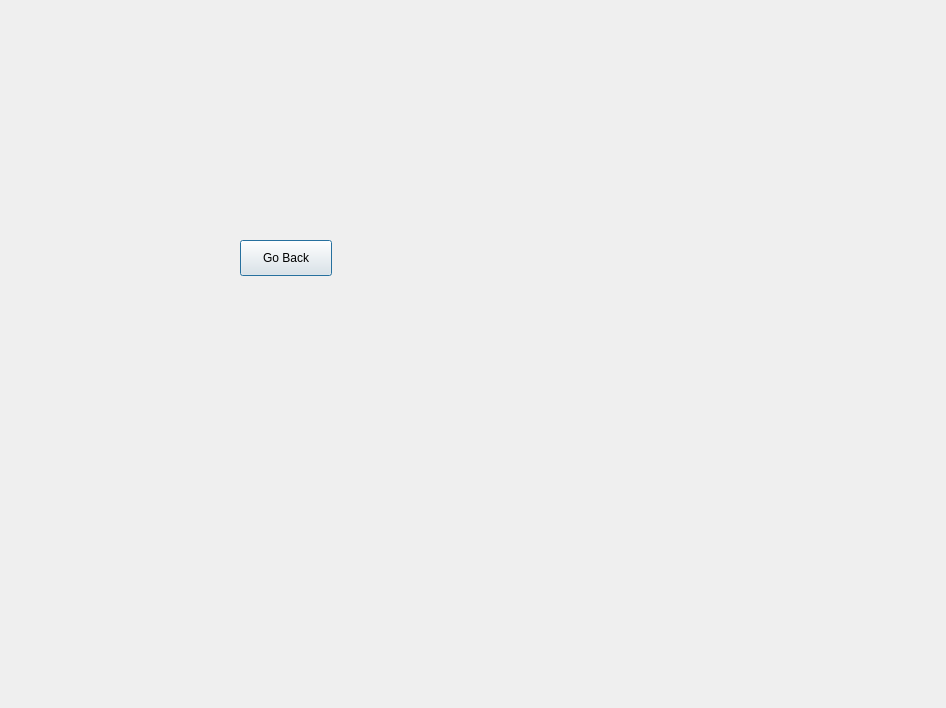
<?xml version="1.0" encoding="UTF-8"?>
<ui version="4.0">
 <class>StatisticsShops</class>
 <widget class="QDialog" name="StatisticsShops">
  <property name="geometry">
   <rect>
    <x>0</x>
    <y>0</y>
    <width>946</width>
    <height>708</height>
   </rect>
  </property>
  <property name="windowTitle">
   <string>Dialog</string>
  </property>
  <widget class="QPushButton" name="goBackButton">
   <property name="geometry">
    <rect>
     <x>240</x>
     <y>240</y>
     <width>92</width>
     <height>36</height>
    </rect>
   </property>
   <property name="text">
    <string>Go Back</string>
   </property>
  </widget>
 </widget>
 <resources/>
 <connections/>
</ui>
